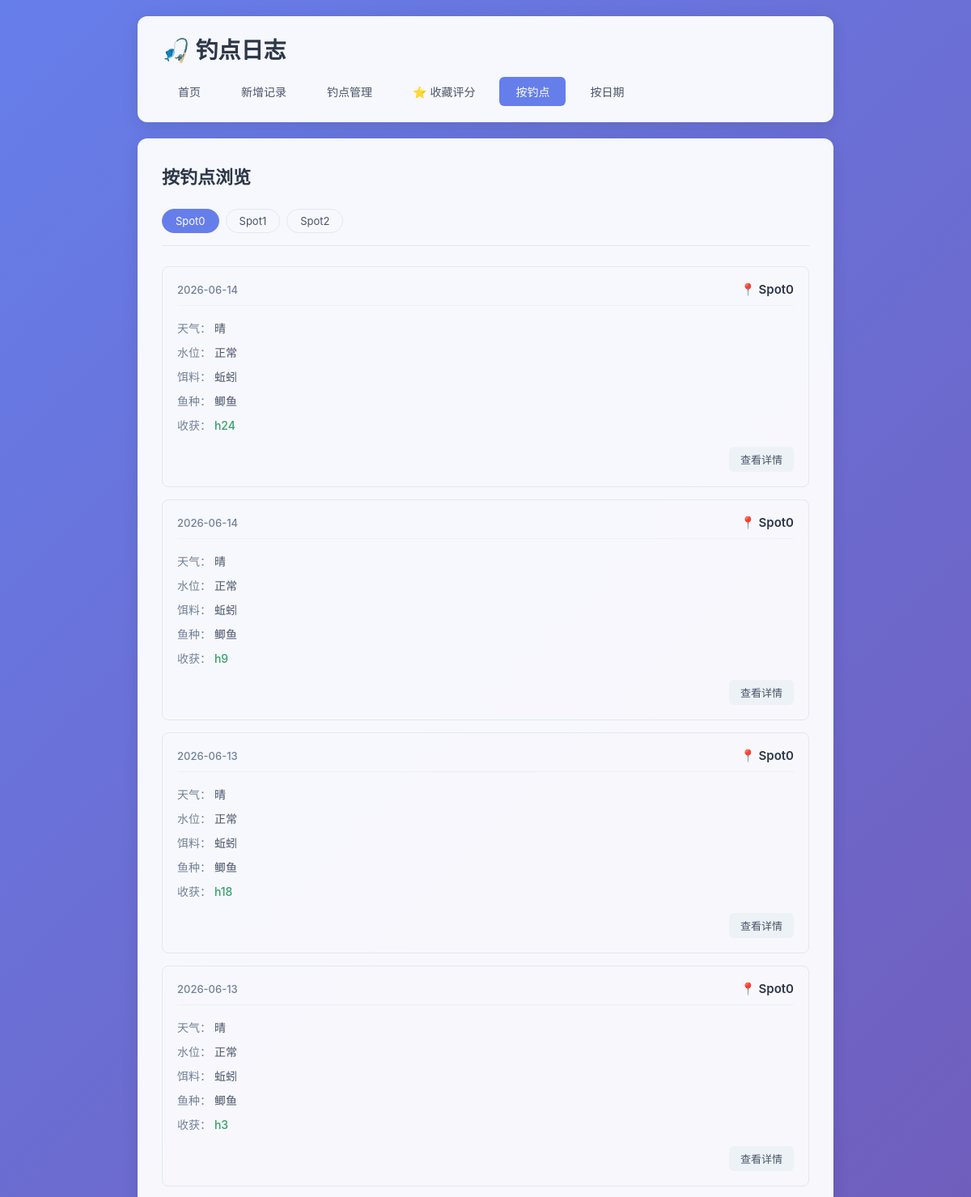
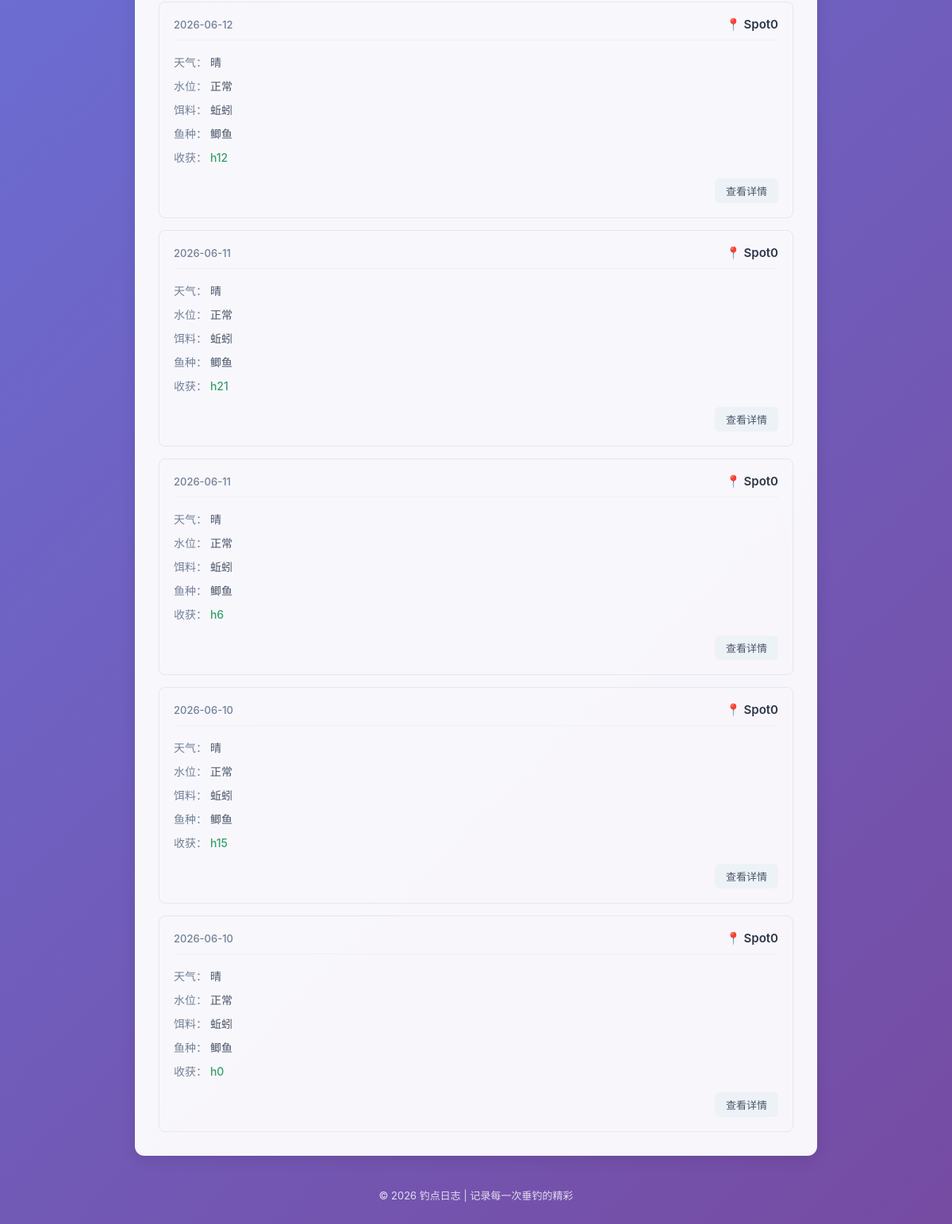
/by-spot, run on the app's committed database (2 pictures, top to bottom).
### tables this page shows
CREATE TABLE fishing_logs (
            id INTEGER PRIMARY KEY AUTOINCREMENT,
            spot TEXT NOT NULL,
            weather TEXT NOT NULL,
            water_level TEXT NOT NULL,
            bait TEXT NOT NULL,
            fish_species TEXT NOT NULL,
            harvest TEXT NOT NULL,
            next_strategy TEXT,
            created_at DATE NOT NULL
        );

### app.py (the view)
@app.route('/by-spot')
def by_spot():
    conn = get_db()
    spots = conn.execute('SELECT DISTINCT spot FROM fishing_logs ORDER BY spot').fetchall()
    spot_list = [row['spot'] for row in spots]
    selected_spot = request.args.get('spot', spot_list[0] if spot_list else None)
    logs = []
    if selected_spot:
        logs = conn.execute(
            'SELECT * FROM fishing_logs WHERE spot = ? ORDER BY created_at DESC, id DESC',
            (selected_spot,)
        ).fetchall()
    conn.close()
    return render_template('by_spot.html', spot_list=spot_list, selected_spot=selected_spot, logs=logs)

### app.py (called while the page is built)
def get_db():
    conn = sqlite3.connect(DB_PATH)
    conn.row_factory = sqlite3.Row
    return conn

### templates/by_spot.html (shortened to what this page needs)
{% extends 'base.html' %}
{% block content %}
    <div class="page-header">
        <h2>按钓点浏览</h2>
    </div>
    {% if spot_list %}
        <div class="filter-bar">
            {% for spot in spot_list %}
                <a href="{{ url_for('by_spot', spot=spot) }}"
                   class="filter-btn {% if spot == selected_spot %}active{% endif %}">
                    {{ spot }}
                </a>
            {% endfor %}
        </div>
        {% if logs %}
            <div class="log-list">
                {% for log in logs %}
                    <div class="log-card">
                        <div class="log-header">
                            <span class="log-date">{{ log['created_at'] }}</span>
                            <span class="log-spot">📍 {{ log['spot'] }}</span>
                        </div>
                        <div class="log-body">
                            <div class="log-row">
                                <span class="label">天气：</span>
                                <span>{{ log['weather'] }}</span>
                            </div>
                            <div class="log-row">
                                <span class="label">水位：</span>
                                <span>{{ log['water_level'] }}</span>
                            </div>
                            <div class="log-row">
                                <span class="label">饵料：</span>
                                <span>{{ log['bait'] }}</span>
                            </div>
                            <div class="log-row">
                                <span class="label">鱼种：</span>
                                <span>{{ log['fish_species'] }}</span>
                            </div>
                            <div class="log-row">
                                <span class="label">收获：</span>
                                <span class="harvest">{{ log['harvest'] }}</span>
                            </div>
                        </div>
                        <div class="log-footer">
                            <a href="{{ url_for('log_detail', log_id=log['id']) }}" class="btn btn-small">查看详情</a>
                        </div>
                    </div>
                {% endfor %}
            </div>
        {% else %}
            <div class="empty-state">
                <p>该钓点暂无记录</p>
            </div>
        {% endif %}
    {% else %}
        <div class="empty-state">
            <p>还没有任何钓点记录</p>
            <a href="{{ url_for('add_log') }}" class="btn btn-primary">+ 新增记录</a>
        </div>
    {% endif %}
{% endblock %}

### static/style.css (style rules this page uses)
* { margin: 0; padding: 0; box-sizing: border-box; }
body { font-family: -apple-system, BlinkMacSystemFont, 'Segoe UI', 'PingFang SC', 'Microsoft YaHei', sans-serif; background: linear-gradient(135deg, #667eea 0%, #764ba2 100%); min-height: 100vh; color: #333; }
.page-header { display: flex; justify-content: space-between; align-items: center; margin-bottom: 25px; flex-wrap: wrap; gap: 15px; }
.page-header h2 { color: #2d3748; font-size: 22px; }
.btn { display: inline-block; padding: 10px 20px; border: none; border-radius: 6px; text-decoration: none; font-size: 14px; cursor: pointer; transition: all 0.2s ease; font-family: inherit; }
.btn-small { padding: 6px 14px; font-size: 13px; background: #edf2f7; color: #4a5568; }
.log-list { display: grid; gap: 15px; }
.log-card { border: 1px solid #e2e8f0; border-radius: 8px; padding: 18px; transition: all 0.2s ease; }
.log-header { display: flex; justify-content: space-between; align-items: center; margin-bottom: 12px; padding-bottom: 10px; border-bottom: 1px solid #edf2f7; }
.log-date { font-size: 13px; color: #718096; font-weight: 500; }
.log-spot { font-size: 15px; font-weight: 600; color: #2d3748; }
.log-body { margin-bottom: 12px; }
.log-row { padding: 5px 0; font-size: 14px; color: #4a5568; }
.log-row .label { font-weight: 500; color: #718096; }
.log-row .harvest { color: #38a169; font-weight: 500; }
.log-footer { text-align: right; }
.filter-bar { display: flex; gap: 8px; margin-bottom: 25px; flex-wrap: wrap; padding-bottom: 15px; border-bottom: 1px solid #e2e8f0; }
.filter-btn { padding: 6px 16px; border: 1px solid #e2e8f0; border-radius: 20px; text-decoration: none; font-size: 13px; color: #4a5568; transition: all 0.2s ease; }
.filter-btn.active { background: #667eea; color: white; border-color: #667eea; }

### data on the page
fishing_logs: created_at "2026-06-14", spot "Spot0", weather "晴", water_level "正常", bait "蚯蚓", fish_species "鲫鱼", harvest "h24"
fishing_logs: created_at "2026-06-14", spot "Spot0", weather "晴", water_level "正常", bait "蚯蚓", fish_species "鲫鱼", harvest "h9"
fishing_logs: created_at "2026-06-13", spot "Spot0", weather "晴", water_level "正常", bait "蚯蚓", fish_species "鲫鱼", harvest "h18"
fishing_logs: created_at "2026-06-13", spot "Spot0", weather "晴", water_level "正常", bait "蚯蚓", fish_species "鲫鱼", harvest "h3"
fishing_logs: created_at "2026-06-12", spot "Spot0", weather "晴", water_level "正常", bait "蚯蚓", fish_species "鲫鱼", harvest "h12"
fishing_logs: created_at "2026-06-11", spot "Spot0", weather "晴", water_level "正常", bait "蚯蚓", fish_species "鲫鱼", harvest "h21"
fishing_logs: created_at "2026-06-11", spot "Spot0", weather "晴", water_level "正常", bait "蚯蚓", fish_species "鲫鱼", harvest "h6"
fishing_logs: created_at "2026-06-10", spot "Spot0", weather "晴", water_level "正常", bait "蚯蚓", fish_species "鲫鱼", harvest "h15"
fishing_logs: created_at "2026-06-10", spot "Spot0", weather "晴", water_level "正常", bait "蚯蚓", fish_species "鲫鱼", harvest "h0"

### other printed values
{{ spot }} "Spot0" "Spot1" "Spot2"
